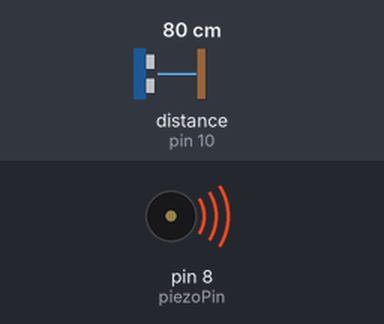
A sketch run on a simulated Arduino Uno, built with avr-gcc and run on an emulated ATmega328P. On the bench: buzzer (waves = sounding). Wiring (inferred from the names in the program): ultrasonic range finder: trigger pin 9; echo pin 10. The inputs (shaded band) are chosen by the test bench; at power-on: distance to the obstacle (sensor on pin 10) 80 cm. The echo pulse lasts 58.3 µs per cm; what the sketch prints to the serial monitor is not drawn.

Above: at 1.2 s.
1.3 s: distance to the obstacle (sensor on pin 10) set to 5 cm
3.0 s: distance to the obstacle (sensor on pin 10) set to 2 cm
At 4.7 s:
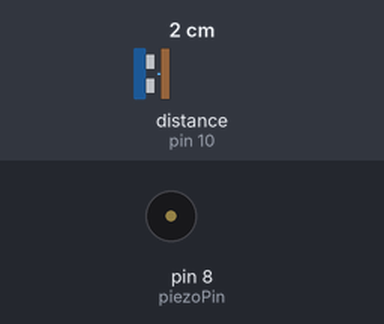
5.0 s: distance to the obstacle (sensor on pin 10) set to 4 cm
At 6.1 s:
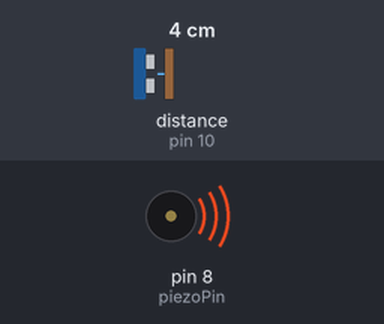
Timing chart, 0 to 8.0 s (numbered marks = the images above; inputs shaded):
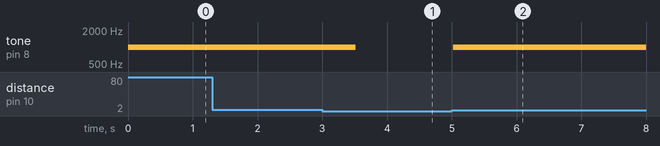

The sketch:

Module_1_Ultrasonic_Sensor.ino
```cpp
// defines pins numbers
const int trigPin = 9;
const int echoPin = 10;
const int piezoPin = 8;

// defines variables
float duration;
float distance;
float min_diff;

void setup() {
      pinMode(trigPin, OUTPUT); // Sets the trigPin as an Output
      pinMode(echoPin, INPUT); // Sets the echoPin as an Input
      Serial.begin(9600); // Starts the serial communication
}

void loop() {
      // Clears the trigPin
      digitalWrite(trigPin, LOW);
      delayMicroseconds(2);

      // Sets the trigPin on HIGH state for 10 micro seconds
      digitalWrite(trigPin, HIGH);
      delayMicroseconds(10);
      digitalWrite(trigPin, LOW);

      // Reads the echoPin, returns the sound wave travel time in microseconds
      duration = pulseIn(echoPin, HIGH);

      // Calculating the distance
      distance= duration*0.034/2;
      // Prints the distance on the Serial Monitor
      Serial.print("Distance: ");
      Serial.print(distance);

      min_diff = 12-8.8;
      if(distance > min_diff){
            tone(piezoPin, 1000, 500);
      }
}
```

Measured:
- the behaviour switches between 4 and 3 cm on distance to the obstacle (sensor on pin 10) (found by bisection; images 0 and 1)
- after the input at 1.3 s, every drawn part: stays the same
- after the input at 3.0 s, tone on pin 8 (piezoPin): 1000 Hz → silent after 0.51 s
- after the input at 5.0 s, tone on pin 8 (piezoPin): silent → 1000 Hz at once
